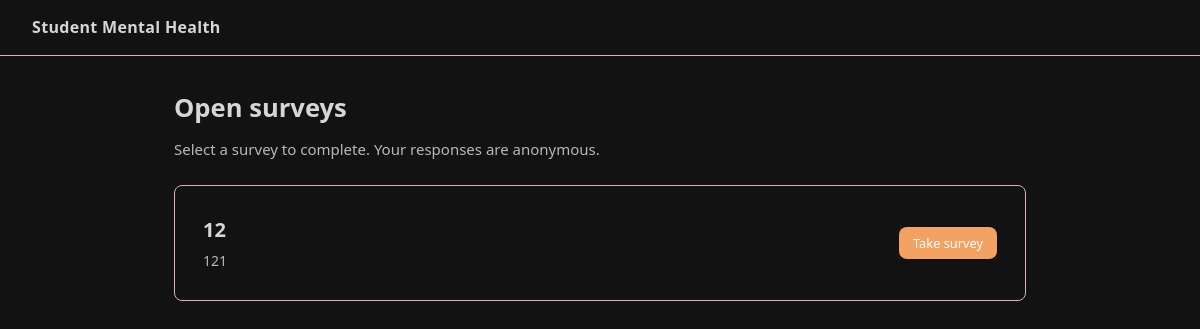
/surveys/, run on an earlier commit of the app's database.
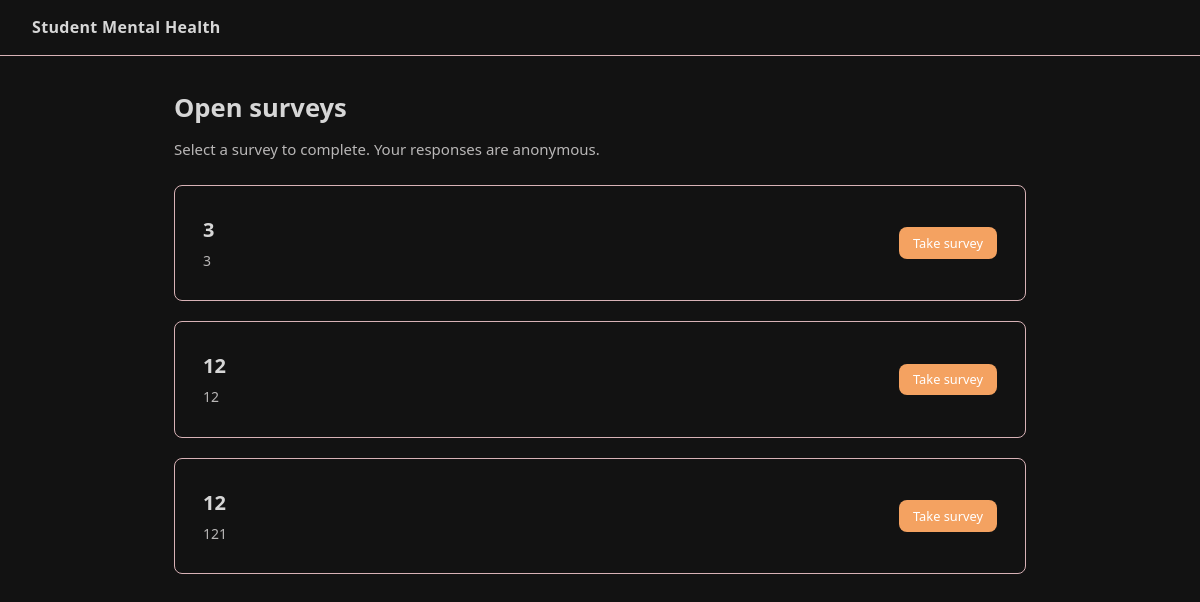
And on a later commit of the database.
### core/models.py (models this page shows, shortened)
class Survey(models.Model):
    id          = models.CharField(max_length=5, primary_key=True)
    title       = models.CharField(max_length=200)
    description = models.TextField(blank=True)
    is_active   = models.BooleanField(default=True)
    created_at  = models.DateTimeField(auto_now_add=True)
    closed_at   = models.DateTimeField(null=True, blank=True)

### core/views.py (the view)
# urls.py: path("surveys/",                         views.survey_list,  name="survey_list"),
def survey_list(request):
    surveys = Survey.objects.filter(is_active=True).order_by("-created_at")
    return render(request, "survey_list.html", {"surveys": surveys})

### core/templates/survey_list.html (shortened to what this page needs)
{% extends "base.html" %}
{% block content %}
<div class="container">
    <div class="flex-between" style="margin-bottom:1.5rem;">
        <div>
            <h1>Open surveys</h1>
            <p style="margin:0;">Select a survey to complete. Your responses are anonymous.</p>
        </div>
    </div>
    {% if surveys %}
        {% for survey in surveys %}
        <div class="card flex-between">
            <div>
                <h2 style="margin-bottom:0.25rem;">{{ survey.title }}</h2>
                {% if survey.description %}
                <p style="margin:0; font-size:0.875rem;">{{ survey.description }}</p>
                {% endif %}
            </div>
            <a href="{% url 'survey_form' survey.id %}" class="btn btn-primary btn-sm">Take survey</a>
        </div>
        {% endfor %}
    {% else %}
        <div class="card" style="text-align:center; padding:3rem;">
            <p style="margin:0;">No surveys are currently open.</p>
        </div>
    {% endif %}
</div>
{% endblock %}

What changed in the data, as far as the page shows it:
added Survey: title "3", description "3"
added Survey: title "12", description "12"
